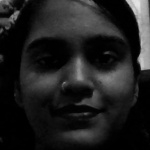
#> input picture dataset/Niharika/1.jpg, 150 x 150 px, given in place of the camera
$ python FaceDetection.py
#> lines starting #> are read from the running program, lines starting #| are printed output that depends on the picture; after the words box and inside, x2 and y2 are one past the last pixel; in counts of white or black regions, pixels touching at a corner belong together
import cv2
import os

dataset = "dataset"
name = "Niharika"

path = os.path.join(dataset, name)
if not os.path.isdir(path):
    os.mkdir(path)

cam = cv2.VideoCapture(0)
alg = 'haarcascade_frontalface_default.xml'
haar_cascad = cv2.CascadeClassifier(alg)
count = 1
while count<31:
    _, img = cam.read()
#> img is the input picture: shape (150, 150, 3); min 0, max 227, mean 31.6
    text = "Person not detected"
    gray = cv2.cvtColor(img, cv2.COLOR_RGB2GRAY)
    face = haar_cascad.detectMultiScale(gray, 1.3, 4)
#> face = ()
    for(x, y, w, h) in face:
        cv2.rectangle(img, (x, y), (x+w, y+h), (0, 255, 0), 2)
        faceOnly = gray[y:y+h, x:x+w]
        resize_img = cv2.resize(faceOnly, (150,150))
        cv2.imwrite("%s/%s.jpg" %(path, count), resize_img)
        text = "Person Detected"
        count += 1
#> this loop made 0 passes
#> after the loop, count = 1
    print(text)
    cv2.putText(img, text, (10, 20), cv2.FONT_HERSHEY_SIMPLEX, 0.5, (255, 0, 0), 2)
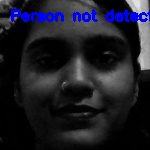
#> img: shape (150, 150, 3); 3.84% of pixels changed, all inside (x1, y1, x2, y2) = (11, 9, 150, 22)
    cv2.imshow("Face Detection", img)
    if cv2.waitKey(1) == 27:
#> (key Esc is pressed here)
        break
print("Image successfully Captured")
cam.release()
cv2.destroyAllWindows()
